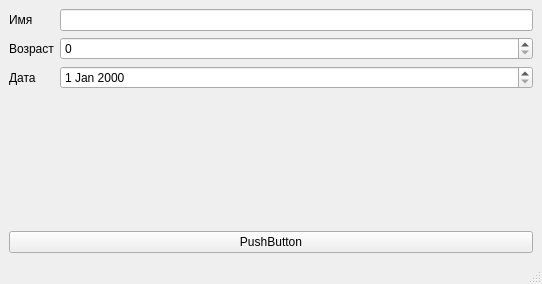
<?xml version="1.0" encoding="UTF-8"?>
<ui version="4.0">
 <class>MainWindow</class>
 <widget class="QMainWindow" name="MainWindow">
  <property name="geometry">
   <rect>
    <x>0</x>
    <y>0</y>
    <width>542</width>
    <height>284</height>
   </rect>
  </property>
  <property name="sizePolicy">
   <sizepolicy hsizetype="Fixed" vsizetype="Fixed">
    <horstretch>0</horstretch>
    <verstretch>0</verstretch>
   </sizepolicy>
  </property>
  <property name="windowTitle">
   <string>MainWindow</string>
  </property>
  <widget class="QWidget" name="centralwidget">
   <layout class="QVBoxLayout" name="verticalLayout">
    <item>
     <layout class="QFormLayout" name="formLayout">
      <item row="0" column="0">
       <widget class="QLabel" name="Label">
        <property name="text">
         <string>Имя</string>
        </property>
       </widget>
      </item>
      <item row="0" column="1">
       <widget class="QLineEdit" name="LineEdit"/>
      </item>
      <item row="1" column="0">
       <widget class="QLabel" name="Label_2">
        <property name="text">
         <string>Возраст</string>
        </property>
       </widget>
      </item>
      <item row="1" column="1">
       <widget class="QSpinBox" name="SpinBox"/>
      </item>
      <item row="2" column="0">
       <widget class="QLabel" name="Label_3">
        <property name="text">
         <string>Дата</string>
        </property>
       </widget>
      </item>
      <item row="2" column="1">
       <widget class="QDateEdit" name="DateEdit"/>
      </item>
     </layout>
    </item>
    <item>
     <widget class="QPushButton" name="pushButton">
      <property name="text">
       <string>PushButton</string>
      </property>
     </widget>
    </item>
   </layout>
  </widget>
  <widget class="QMenuBar" name="menubar">
   <property name="geometry">
    <rect>
     <x>0</x>
     <y>0</y>
     <width>542</width>
     <height>22</height>
    </rect>
   </property>
  </widget>
  <widget class="QStatusBar" name="statusbar"/>
 </widget>
 <resources/>
 <connections/>
</ui>
